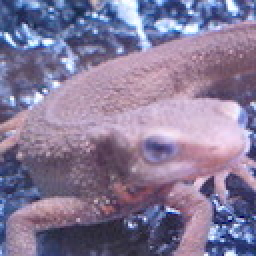
#> input picture assets/imori.jpg, 128 x 128 px (shown 2 times larger)
$ jupyter execute 'DFT > IDFT, LPF, HPF, BPF.ipynb'
#> lines starting #> are read from the running program, lines starting #| are printed output that depends on the picture
[cell 1]
import cv2
import numpy as np
from matplotlib import pyplot as plt

[cell 2]
img = cv2.imread("../assets/imori.jpg", 0)
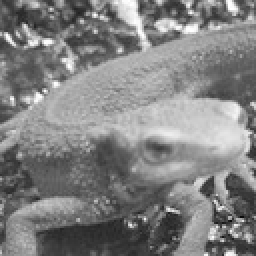
#> img: shape (128, 128) (shown 2 times larger); min 8, max 255, mean 129.1
h, w = img.shape
#> h = 128; w = 128
ch, cw = h//2, w//2
#> ch = 64; cw = 64

[cell 3]
# DFT
def DFT(img):
    dft = cv2.dft(np.float32(img), flags = cv2.DFT_COMPLEX_OUTPUT)
    dft_shift = np.fft.fftshift(dft)
    mag_spec = 20*np.log(cv2.magnitude(dft_shift[:,:,0], dft_shift[:,:,1]))
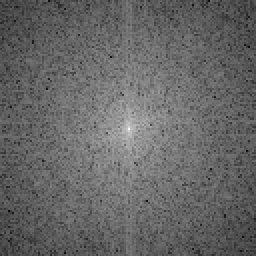
#> mag_spec: shape (128, 128) float32 (shown 2 times larger); min 41.58, max 291.3, mean 142.2; drawn with min black and max white
    return dft_shift, mag_spec

[cell 4]
# LPF
def LPF(ch, cw, n):
    mask = np.zeros((h, w, 2), np.uint8)
    mask[ch-n : ch+n , cw-n : ch+n] = 1
    return mask

[cell 5]
# HPF
def HPF(ch, cw, n):
    mask = np.ones((h, w, 2), np.uint8)
    mask[ch-n : ch+n , cw-n : ch+n] = 0
    return mask

[cell 6]
# BPF
def BPF(ch, cw, n, m):
    mask1 = np.ones((h, w, 2), np.uint8)
    mask1[ch-n : ch+n , cw-n : ch+n] = 0
    mask2 = np.ones((h, w, 2), np.uint8)
    mask2[ch-m : ch+m , cw-m : ch+m] = 0
    mask = mask1| mask2
    return mask

[cell 7]
# IDFT
def IDFT(dft_shift, mask):
    fshift = dft_shift*mask
    f_ishift = np.fft.ifftshift(fshift)

    out = cv2.idft(f_ishift)
    out = cv2.magnitude(out[:,:,0], out[:,:,1])
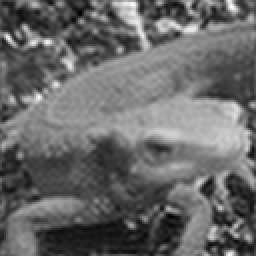
#> out: shape (128, 128) float32 (shown 2 times larger); min 383031.9, max 4605741.5, mean 2114652.8; drawn with min black and max white
    return out

[cell 8]
dft, spec = DFT(img)
mask1 = LPF(ch, cw, 30)
mask2 = HPF(ch, cw, 20)
mask3 = BPF(ch, cw, 50, 20)
idft1 = IDFT(dft, mask1)
idft2 = IDFT(dft, mask2)
#> in IDFT (call 2), `out = cv2.magnitude(out[:,:,0], out[:,:,1])`:
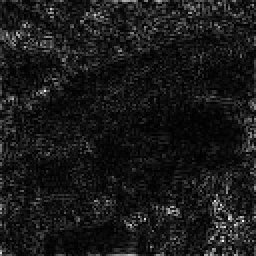
#> out: shape (128, 128) float32 (shown 2 times larger); min 809.5, max 1770875.2, mean 178689.4; drawn with min black and max white
idft3 = IDFT(dft, mask3)

plt.figure(figsize=(50,50))
plt.subplot(151), plt.imshow(img, cmap="gray")
plt.subplot(152), plt.imshow(spec, cmap="gray")
plt.subplot(153), plt.imshow(idft1, cmap="gray")
plt.subplot(154), plt.imshow(idft2, cmap="gray")
plt.subplot(155), plt.imshow(idft3, cmap="gray")

$ run again, with assets/blox.jpg copied over assets/imori.jpg
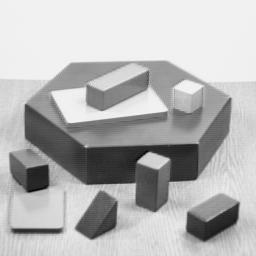
#> input picture assets/blox.jpg, 256 x 256 px
#> img is the input picture: shape (256, 256); min 0, max 252, mean 182.8
#> in DFT, `mag_spec = 20*np.log(cv2.magnitude(dft_shift[:,:,0], dft_shift[:,:,1]))`:
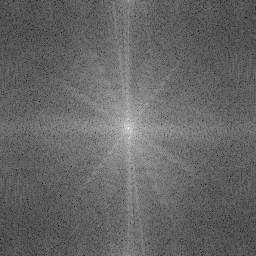
#> mag_spec: shape (256, 256) float32; min -0.564, max 326, mean 130.4; drawn with min black and max white
#> in IDFT (call 2), `out = cv2.magnitude(out[:,:,0], out[:,:,1])`:
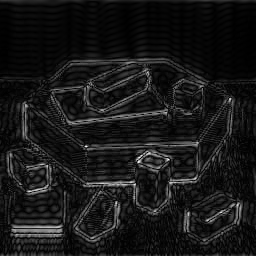
#> out: shape (256, 256) float32; min 510, max 5236840, mean 492761.5; drawn with min black and max white

$ run again, with assets/thorino.jpg copied over assets/imori.jpg
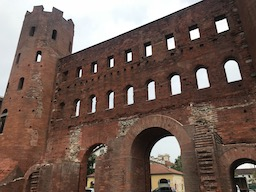
#> input picture assets/thorino.jpg, 256 x 192 px
#> in DFT, `mag_spec = 20*np.log(cv2.magnitude(dft_shift[:,:,0], dft_shift[:,:,1]))`:
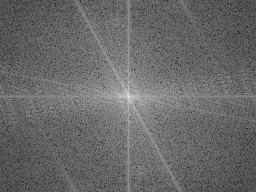
#> mag_spec: shape (192, 256) float32; min 51.44, max 308, mean 156.9; drawn with min black and max white
#> in IDFT (call 2), `out = cv2.magnitude(out[:,:,0], out[:,:,1])`:
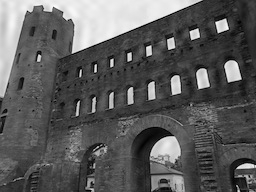
#> out: shape (192, 256) float32; min 10577.6, max 13570440, mean 4906462; drawn with min black and max white
